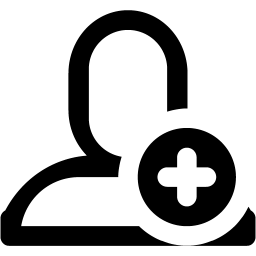
#> input picture GUI/Tkinter_examples/CustomTkinter/test_images/add_user_dark.png, 256 x 256 px
$ python app.py
#> lines starting #> are read from the running program, lines starting #| are printed output that depends on the picture
#> the answer given: ../../GUI/Tkinter_examples/CustomTkinter/test_images
#> the answer given: ../../GUI/Tkinter_examples/CustomTkinter/test_images/bg_gradient.jpg
# conda activate allpy310
# Add watermark to pictures in folder with PIL

import os
from PIL import Image

def watermark_photo(input_image_path,watermark_image_path,output_image_path):
#> called with input_image_path = 'add_user_dark.png', output_image_path = 'output/add_user_dark.png'
    base_image = Image.open(input_image_path)
#> base_image is the input picture: PIL image 256x256 RGBA; mean R, G, B, A 0, 0, 0, 70
    watermark = Image.open(watermark_image_path).convert("RGBA")
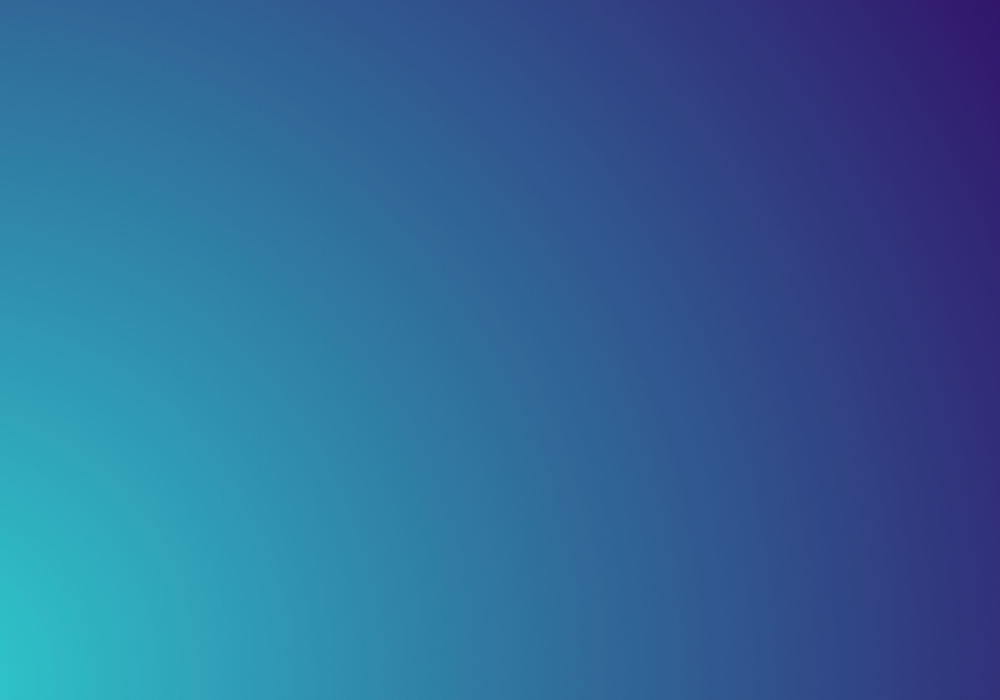
#> input picture GUI/Tkinter_examples/CustomTkinter/test_images/bg_gradient.jpg, 5000 x 3500 px, found by its file name (shown at 1/5 size)
    position = base_image.size
#> position = (256, 256)
    newsize = (int(position[0]*8/100),int(position[0]*8/100))
#> newsize = (20, 20)
    watermark = watermark.resize(newsize)
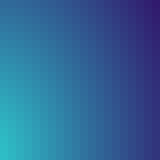
#> watermark: PIL image 20x20 RGBA (shown 8 times larger); mean R, G, B, A 48.2, 101.6, 151.1, 255
    new_position = position[0]-newsize[0]-20,position[1]-newsize[1]-20
#> new_position = (216, 216)
    transparent = Image.new(mode='RGBA',size=position,color=(0,0,0,0))
#> transparent: PIL image 256x256 RGBA; every value is 0
    transparent.paste(base_image,(0,0))
    transparent.paste(watermark,new_position,watermark)
    image_mode = base_image.mode
#> image_mode = 'RGBA'
    print(image_mode)
#| RGBA
    if image_mode == 'RGB':
        transparent = transparent.convert(image_mode)
    else:
        transparent = transparent.convert('P')
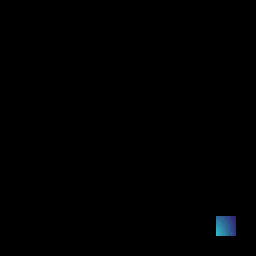
#> transparent: PIL image 256x256 P; mean R, G, B 0.3, 0.6, 0.9
    transparent.save(output_image_path,optimize=True,quality=100)
    print("Saving"+output_image_path+"...")

folder = input("Enter Folder Path:") # C:\PROJECTS\_DATA_\images_with_bg
watermark = input("Enter Watermark Path:") # C:\PROJECTS\_DATA_\image.jpg
os.chdir(folder)
files = os.listdir(os.getcwd())
print(files)

if not os.path.isdir("output"):
    os.mkdir("output")

c = 1
for f in files:
    if os.path.isfile(os.path.abspath(f)):
        if f.endswith(".png") or f.endswith(".jpg"):
            watermark_photo(f,watermark,"output/"+f)
